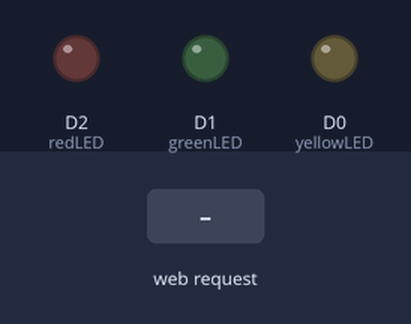
Bench run of a program on a simulated ESP8266 (NodeMCU). Parts: output pins drawn as LEDs (lit = HIGH). The inputs (shaded band) are chosen by the test bench. WiFi joins after 1.5 s; servers stay silent unless stated; what the program prints to the serial monitor is not drawn.

Above: at 2.7 s.
2.8 s: HTTP request GET /LED1ON received
At 4.0 s:
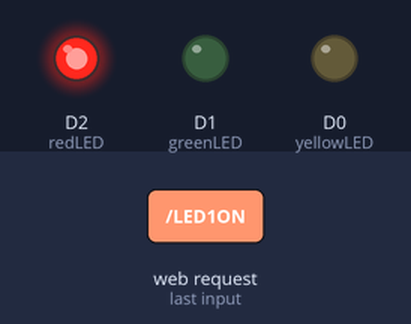
4.3 s: HTTP request GET /LED2ON received
At 5.4 s:
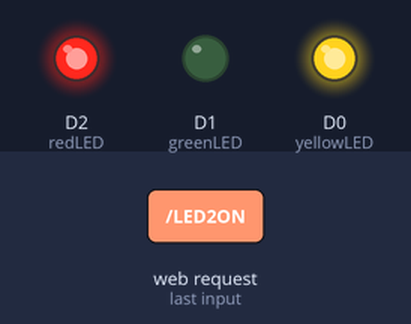
5.8 s: HTTP request GET /LED3ON received
At 6.5 s:
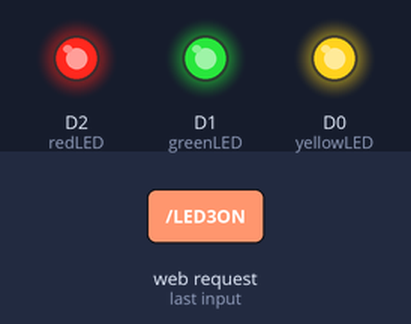
7.3 s: HTTP request GET /LED1OFF received
At 7.7 s:
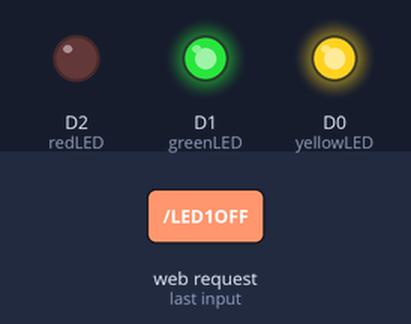
8.8 s: HTTP request GET /LED2OFF received
At 10.0 s:
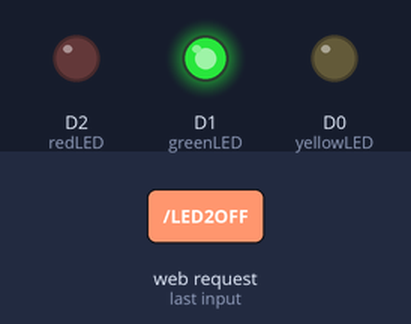
10.3 s: HTTP request GET /LED3OFF received
At 11.2 s:
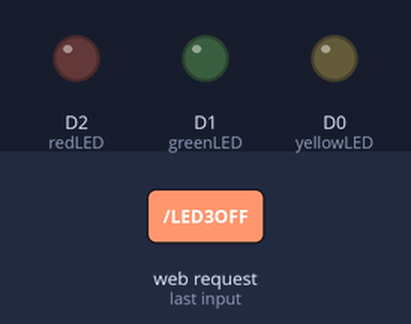
Timing chart, 0 to 12.8 s (numbered marks = the images above; inputs shaded):
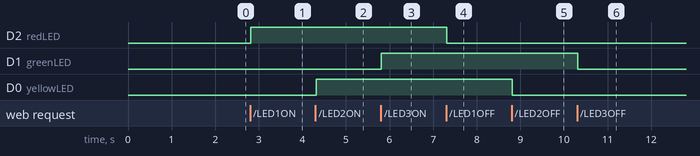

The program:

main.cpp
```cpp
#include <Arduino.h>
#include <ESPAsyncWebServer.h>
#include <ESP8266WiFi.h>

// put function declarations here:

const char *ssid = "TEKNIK UNSOED D3";
const char *password = "";

String website;
AsyncWebServer server(80);

int redLED = D2;
int yellowLED = D0;
int greenLED = D1;

void setup() {
  // put your setup code here, to run once:
  pinMode(redLED, OUTPUT);
  pinMode(yellowLED, OUTPUT);
  pinMode(greenLED, OUTPUT);
  Serial.begin(9600);
  delay(10);
  // setting access poin
  // WiFi.mode(WIFI_AP);
  // WiFi.softAP(ssid, password);
  // Serial.print("Wifi: ");
  // Serial.println(ssid);
  // Serial.print("IP Address : ");
  // Serial.println(WiFi.softAPIP());
  // setting mode station
Serial.print("Connecting to ");
  Serial.println(ssid);

  WiFi.mode(WIFI_STA);
  WiFi.begin(ssid, password);

  while (WiFi.status() != WL_CONNECTED)
  {
    delay(300);
    Serial.print(".");
  }

  Serial.println("");
  Serial.println("WiFi connected");
  Serial.print("IP address: ");
  Serial.println(WiFi.localIP());

  website+= "<h1> Web Control ESP8266</h1>";
  website+= "<p>LED 1: ";
  website+= "<a href=\"LED1ON\"\"><button>ON</button></a><a     href=\"LED1OFF\"\"><button>OFF</button></a></p><br>";
  website+= "<p>LED 2: ";
  website+= "<a href=\"LED2ON\"\"><button>ON</button></a><a href=\"LED2OFF\"\"><button>OFF</button></a></p><br>";
  website+= "<p>LED 3: ";
  website+= "<a href=\"LED3ON\"\"><button>ON</button></a><a href=\"LED3OFF\"\"><button>OFF</button></a></p>";

  server.on("/", HTTP_GET, [](AsyncWebServerRequest *request){
    request->send(200, "text/html", website);
  });

  server.on("/LED1ON", HTTP_GET, [](AsyncWebServerRequest *request){
    digitalWrite(redLED, HIGH);
    request->send(200, "text/html", website);
  });

  server.on("/LED2ON", HTTP_GET, [](AsyncWebServerRequest *request){
    digitalWrite(yellowLED, HIGH);
    request->send(200, "text/html", website);
  });

  server.on("/LED3ON", HTTP_GET, [](AsyncWebServerRequest *request){
    digitalWrite(greenLED, HIGH);
    request->send(200, "text/html", website);
  });

  server.on("/LED1OFF", HTTP_GET, [](AsyncWebServerRequest *request){
    digitalWrite(redLED, LOW);
    request->send(200, "text/html", website);
  });

  server.on("/LED2OFF", HTTP_GET, [](AsyncWebServerRequest *request){
    digitalWrite(yellowLED, LOW);
    request->send(200, "text/html", website);
  });

  server.on("/LED3OFF", HTTP_GET, [](AsyncWebServerRequest *request){
    digitalWrite(greenLED, LOW);
    request->send(200, "text/html", website);
  });

  server.begin();
}

void loop() {
  // put your main code here, to run repeatedly:
}
```

Measured:
- after the input at 2.8 s, D2 (redLED): LOW → HIGH at once
- after the input at 4.3 s, D0 (yellowLED): LOW → HIGH at once
- after the input at 5.8 s, D1 (greenLED): LOW → HIGH at once
- after the input at 7.3 s, D2 (redLED): HIGH → LOW at once
- after the input at 8.8 s, D0 (yellowLED): HIGH → LOW at once
- after the input at 10.3 s, D1 (greenLED): HIGH → LOW at once
